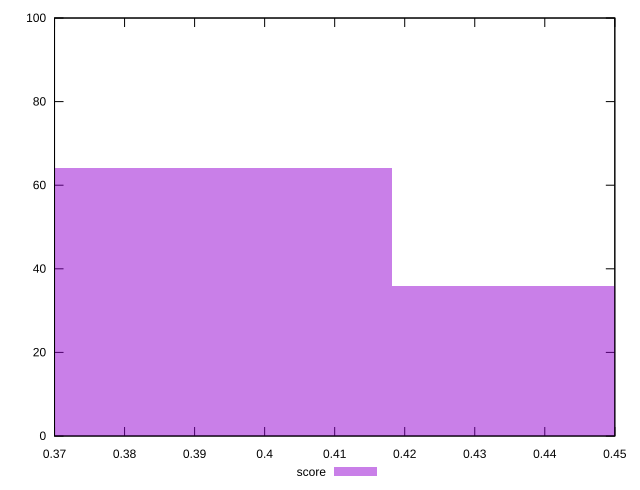

Generate this figure with gnuplot:
reset

$score <<EOF
0.3860806961240185 64
0.4504274788113549 36
EOF

set key outside below
set boxwidth 0.06434678268733642
set xrange [0.37:0.45]
set yrange [0:100]
set trange [0:100]
set style fill transparent solid 0.5 noborder
set terminal svg size 640, 490 enhanced background rgb 'white'
set output "reports/report_00032_2021-02-25T10-28-15.087Z/uses-rel-preload/samples/music/score/histogram.svg"

plot $score title "score" with boxes

reset
